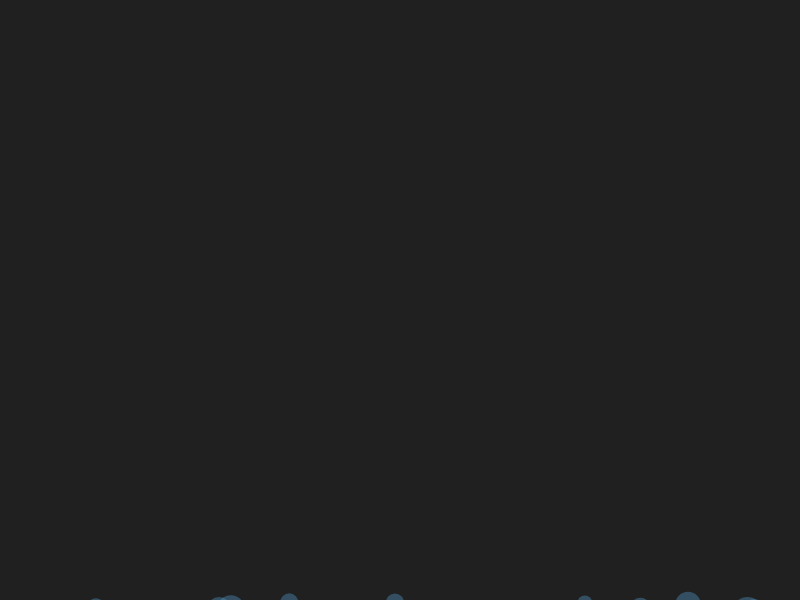
Frame 1 (no input)
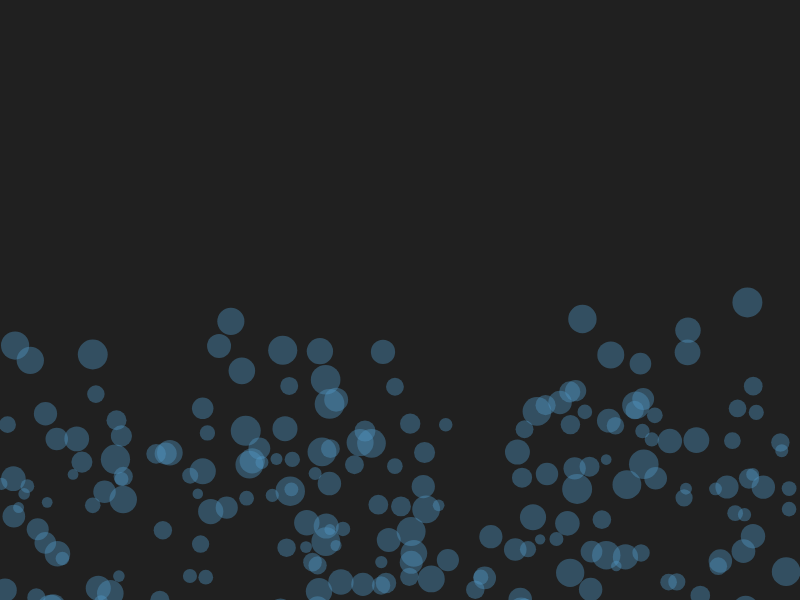
Frame 60 (no input)
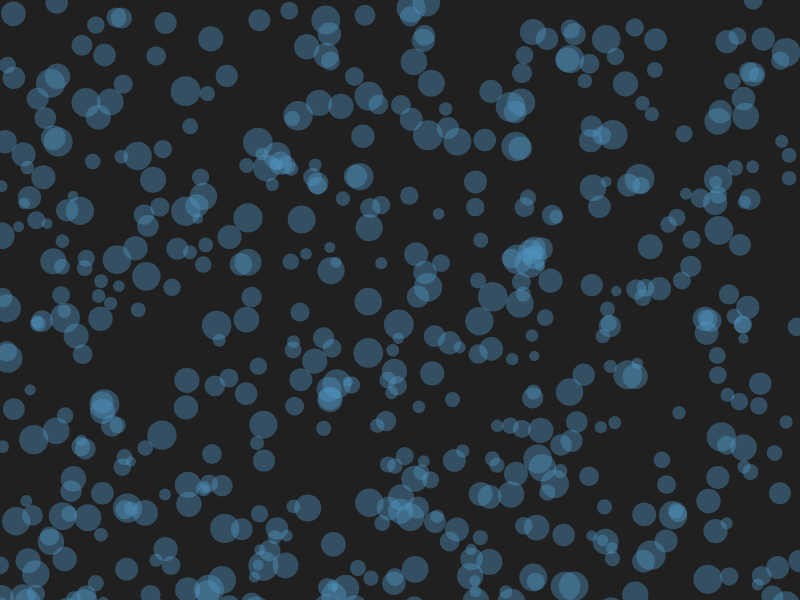
Frame 120 (the mouse pressed at the canvas centre since frame 60)

The p5.js sketch that drew these frames (run headless with seeded random() and noise() and a simulated clock; from frame 60 on, the mouse is pressed at the canvas centre):

// p5.js sketch
// ── sketch.js
let bubbles = []; 
let numOfBubbles = 800.0; 
function setup() {
  createCanvas(displayWidth, displayHeight);
  print("The canvas size is " + width + 'x' + height+"px"); 
  
  for(let i = 0 ; i < numOfBubbles; i++){
    bubbles.push(new Bubble(random(10,30)));
  }
  print("There are " + bubbles.length + " bubbles on the screen");
}

function draw() {
  background(32);
  
  bubbles.forEach(function(b){
    noStroke(); 
    fill(82,152,200,100);
    //if the mouse if over a bubble change the color of it
    if(mouseX > b.x && mouseX < b.x + b.size && mouseY > b.y && mouseY < b.y + b.size){
      b.speed *= -1;
      } 
    b.show(); 
  });
}

function Bubble(size){
  this.size = size; 
  this.x = random(width); 
  this.y = random(height, height + 900); 
  this.speed = map(this.size, 10, 30, 2, 4);
  
  this.show = function(){
    if(this.y < 0){
      this.x = random(width); 
      this.y = random(height, height + 200); 
      this.speed = map(this.size, 10, 30, 2, 4);
    }
    
  
    ellipse(this.x, this.y, this.size); 
    
    this.y -= this.speed; 
    this.speed *= 1.009;
  }
}

function mouseClicked(){
   let distances = []; 
  bubbles.forEach(function(b){
    distances.push(dist(mouseX,mouseY,b.x,b.y));
  });
  
  print("The farthest distance between the mouse and a bubble is " + max(distances));
  print("The shortest distance between the mouse and a bubble is " + min(distances));
}
